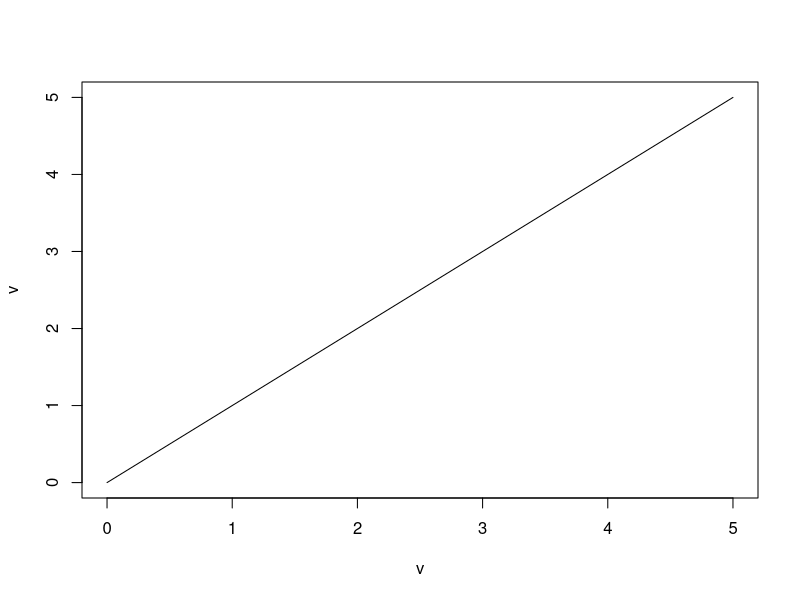
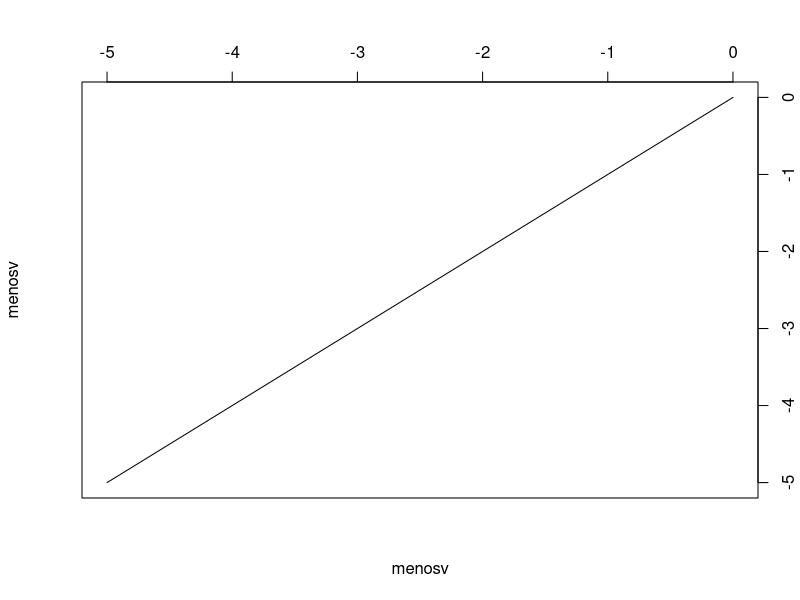
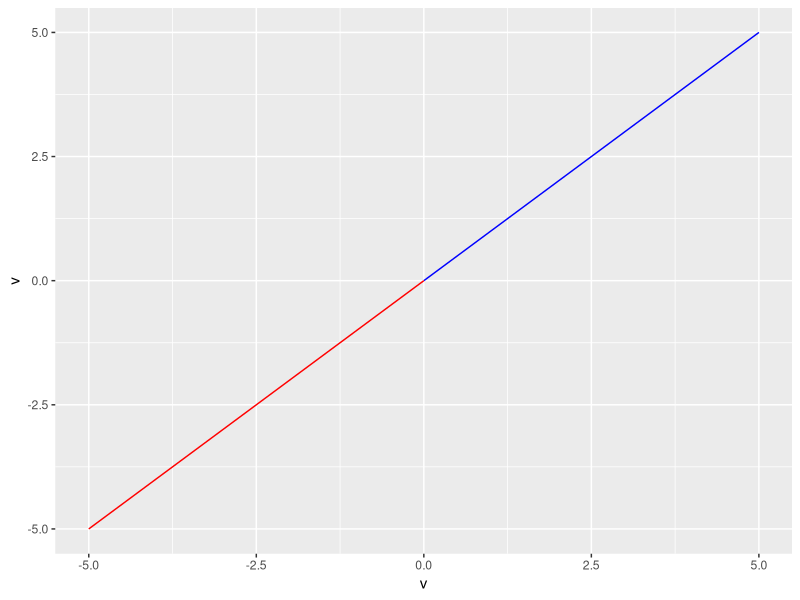
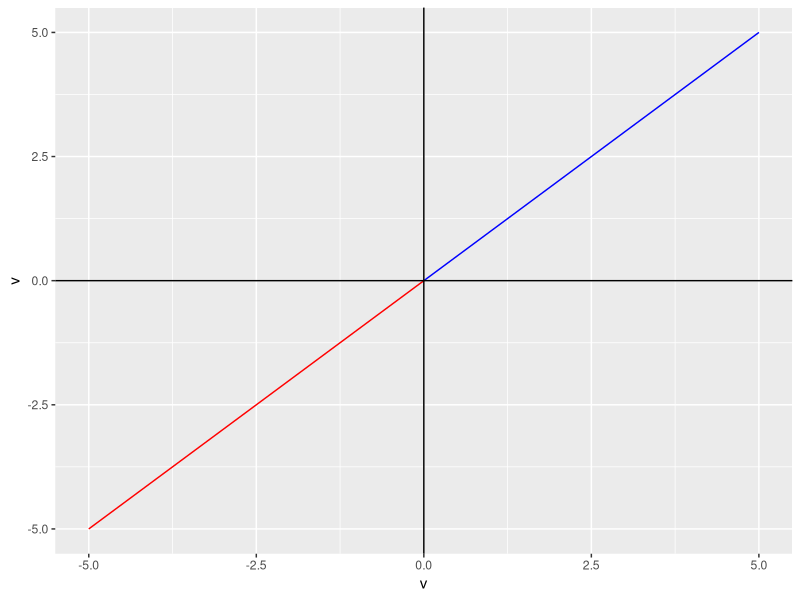
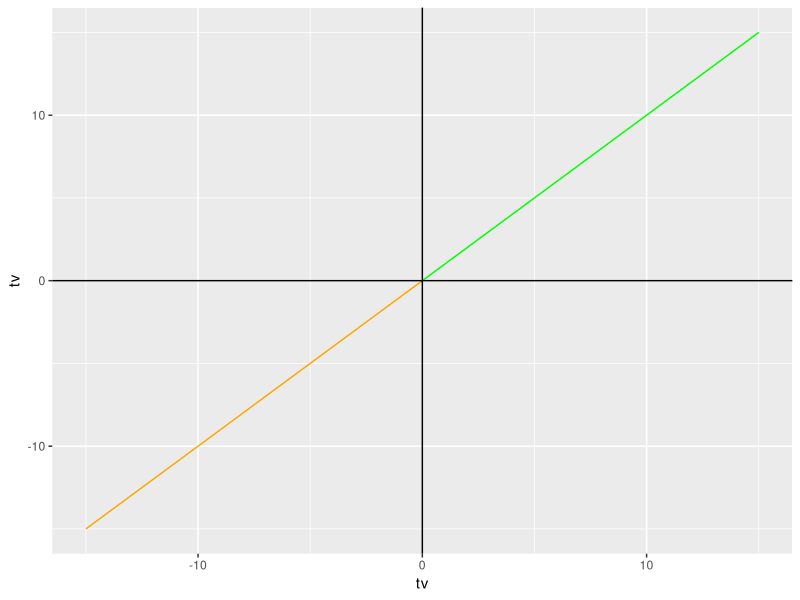
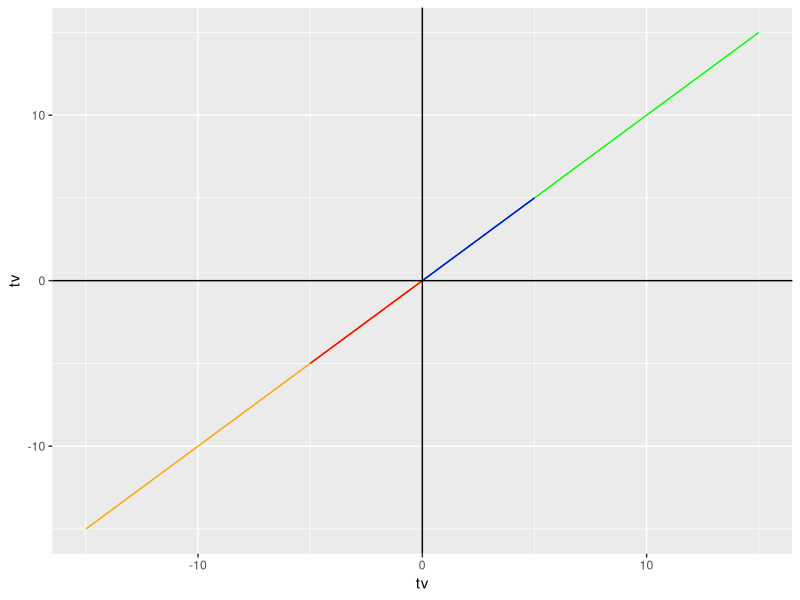
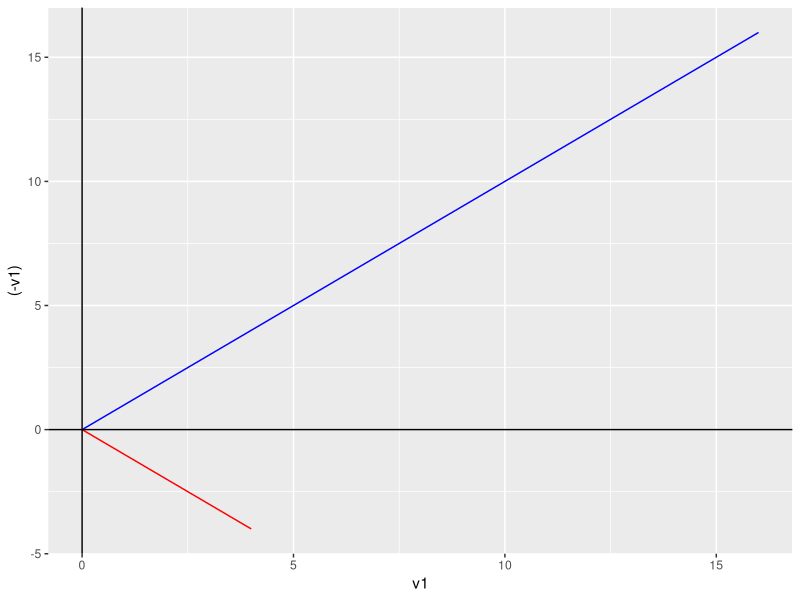
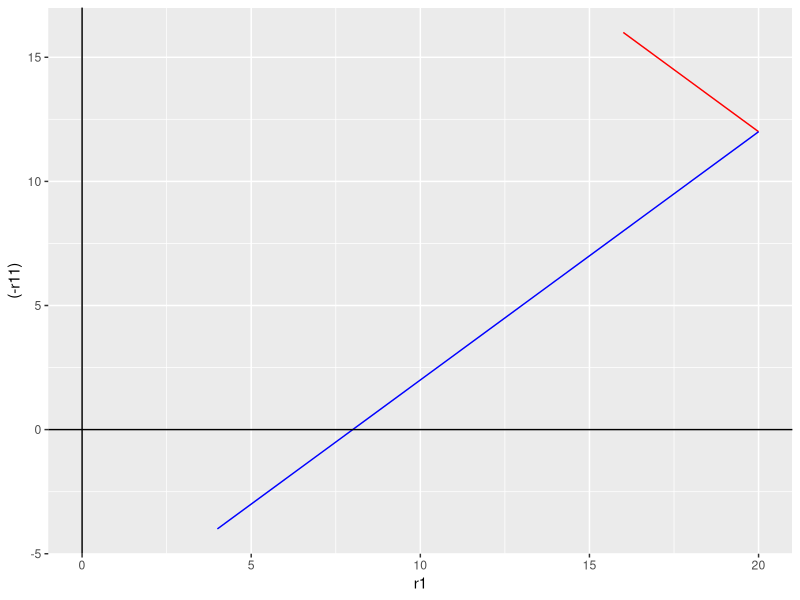

Generate these figures, in order, with R: (Note: this script raises an error after producing the figures.)
# UNIVERSIDAD NACIONAL AUTÓNOMA DE MÉXICO
# Facultad de Economía
# Taller III 2021-1
# Profesor:  Cesar Hernández
# PRÁCTICA 6: VISIÓN GEOMÉTRICA DE VERTORES EN R

library(dplyr)
library(ggplot2)

# Vector cero

o<-0
p<-5
v<-o:p
plot(v,v,type = "l")
menosv<-(o:(-p))
plot(menosv,menosv,type = "l",axes = F)
axis(3)
axis(4)
box()

df1<-data.frame(v,menosv)

df1 %>%
  ggplot() +
  geom_line(aes(x=v, y=v), color="blue") +
  geom_line(aes(x=menosv, y=menosv), color="red")

df1 %>%
  ggplot() +
  geom_line(aes(x=v, y=v), color="blue") +
  geom_line(aes(x=menosv, y=menosv), color="red") +
  geom_vline(xintercept = 0) +
  geom_hline(yintercept = 0)


# Multiplicando por un escalar

t<-3
tv<-t*v
menostv<-(-t)*v
df2<-data.frame(tv,menostv)
df2 %>%
  ggplot() +
  geom_line(aes(x=tv, y=tv), color="green") +
  geom_line(aes(x=menostv, y=menostv), color="orange") +
  geom_vline(xintercept = 0) +
  geom_hline(yintercept = 0)

comparacion<-data.frame(tv,menostv,v,menosv)
comparacion %>%
  ggplot() +
  geom_line(aes(x=tv, y=tv), color="green") +
  geom_line(aes(x=menostv, y=menostv), color="orange") +
  geom_line(aes(x=v, y=v), color="blue") +
  geom_line(aes(x=menosv, y=menosv), color="red") +
  geom_vline(xintercept = 0) +
  geom_hline(yintercept = 0)

# Operaciones con vectores

p1<-4
p2<-16
v1<-seq(0,p1,0.5)
v2<-seq(0,p2,2)

dfv1v2<-data.frame(v1,v2)
dfv1v2 %>%
  ggplot() +
  geom_line(aes(x=v1, y=(-v1)), color="red") +
  geom_line(aes(x=v2, y=v2), color="blue") +
  geom_vline(xintercept = 0) +
  geom_hline(yintercept = 0)


# Creamos r1 y r2

r1<-v1+p2
r11<-v1-p2
r2<-v2+p1
r22<-v2-p1


dfr1r2<-data.frame(r1,r11,r2,r22,v1,v2)
dfr1r2 %>%
  ggplot() +
  geom_line(aes(x=r1, y=(-r11)), color="red") +
  geom_line(aes(x=r2, y=r22), color="blue") +
  geom_vline(xintercept = 0) +
  geom_hline(yintercept = 0)

grafica<- dfr1r2 %>%
  ggplot() +
  geom_line(aes(x=v1, y=(-v1)), color="red") +
  geom_line(aes(x=v2, y=v2), color="blue") +
  geom_line(aes(x=r1, y=(-r11)), color="red") +
  geom_line(aes(x=r2, y=r22), color="blue") +
  geom_vline(xintercept = 0) +
  geom_hline(yintercept = 0)

grafica

grafica + geom_abline(slope = .60)

# Dibujando un polígono

vx<-0:5
tvx<-vx+5
dfx<-data.frame(vx,tvx)
dfx %>%
  ggplot() +
  geom_line(aes(x=vx, y=vx), color="red") +
  geom_line(aes(x=vx, y=tvx), color="blue") +
  
vy<-rep(0,6)
tvy<-vy+5
dfxy<-data.frame(vx,vy,tvx,tvy)
dfxy %>%
  ggplot() +
  geom_line(aes(x=vy, y=vx), color="green") +
  geom_line(aes(x=tvy, y=tvx), color="purple")

dfxy %>%
  ggplot() +
  geom_line(aes(x=vx, y=vx), color="red") +
  geom_line(aes(x=vx, y=tvx), color="blue") +
  geom_line(aes(x=vy, y=vx), color="green") +
  geom_line(aes(x=tvy, y=tvx), color="purple")
